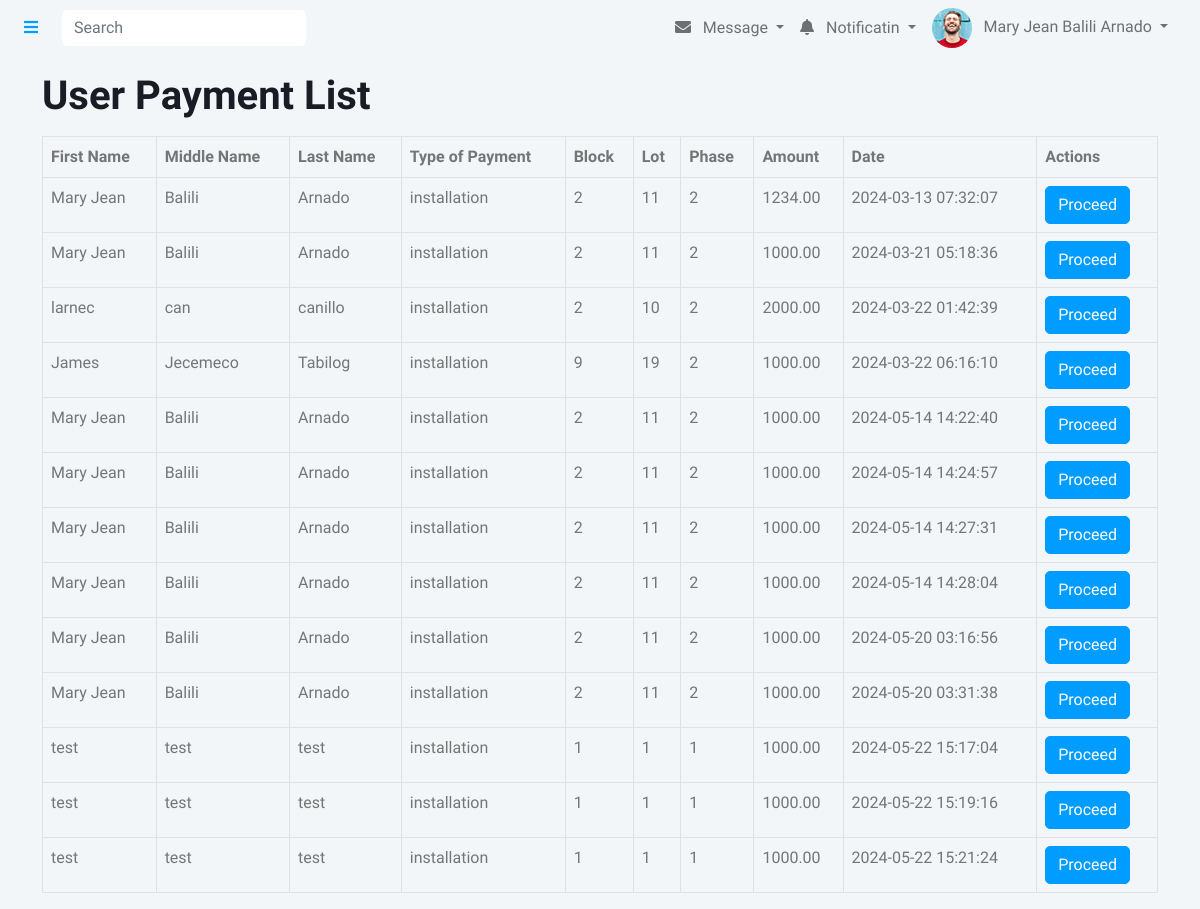
Screenshot of /userpaymentlist.php (signed in) with the database file from the repository.
### tables this page shows
CREATE TABLE `user` (
  `id` int(50) NOT NULL,
  `firstname` varchar(50) NOT NULL,
  `middlename` varchar(50) NOT NULL,
  `lastname` varchar(50) NOT NULL,
  `block` int(50) NOT NULL,
  `lot` int(50) NOT NULL,
  `phase` int(30) NOT NULL,
  `username` varchar(30) NOT NULL,
  `password` varchar(500) NOT NULL,
  `emailadd` varchar(50) NOT NULL,
  `phonenum` bigint(12) NOT NULL,
  `address` varchar(50) NOT NULL,
  `postalcode` int(50) NOT NULL,
  `usertype` varchar(50) NOT NULL,
  `photo` varchar(50) NOT NULL,
  `status` int(1) NOT NULL DEFAULT 0
);

CREATE TABLE `payment_services` (
  `id` int(11) UNSIGNED NOT NULL,
  `customer_id` int(255) NOT NULL,
  `bill_type` varchar(255) NOT NULL,
  `firstname` varchar(255) NOT NULL,
  `middlename` varchar(255) NOT NULL,
  `lastname` varchar(255) NOT NULL,
  `block` varchar(255) NOT NULL,
  `lot` varchar(255) NOT NULL,
  `phase` varchar(255) NOT NULL,
  `amount` decimal(10,2) NOT NULL,
  `real_timestamp` timestamp NOT NULL DEFAULT current_timestamp(),
  `status` int(1) NOT NULL DEFAULT 0,
  `mode_of_payment` varchar(50) DEFAULT NULL,
  `uploaded_image` varchar(255) DEFAULT NULL
);

### userpaymentlist.php (the view, shortened to what this page needs)
<?php
include('config.php');
	$result=$conn->query("SELECT * FROM user WHERE id='".$_SESSION['session_id']."'");
	$row = mysqli_fetch_array($result);
$sql = "SELECT * FROM payment_services";
$result = $conn->query($sql);
?>
<!DOCTYPE html>
<html lang="en">
<head>
<link href="https://cdnjs.cloudflare.com/ajax/libs/font-awesome/5.10.0/css/all.min.css" rel="stylesheet">
<link href="https://cdn.jsdelivr.net/npm/bootstrap-icons@1.4.1/font/bootstrap-icons.css" rel="stylesheet">
<link href="lib/owlcarousel/assets/owl.carousel.min.css" rel="stylesheet">
<link href="lib/tempusdominus/css/tempusdominus-bootstrap-4.min.css" rel="stylesheet" />
<link href="css/bootstrap.min.css" rel="stylesheet">
<link href="css/style.css" rel="stylesheet">
</head>
<body>
<?php include('includes/nav-admin.php');?>
<div class="container">
  <h1 class="my-3">User Payment List</h1>
  <table class="table table-bordered">
    <thead>
      <tr>
        <th>First Name</th>
        <th>Middle Name</th>
        <th>Last Name</th>
        <th>Type of Payment</th>
        <th>Block</th>
        <th>Lot</th>
        <th>Phase</th>
        <th>Amount</th>
        <th>Date</th>
        <th>Actions</th>
      </tr>
    </thead>
    <tbody>
    <?php while($row = $result->fetch_assoc()): ?>
      <?php if ($row['bill_type'] === 'installation'): ?>
        <tr>
          <td><?php echo $row['firstname']; ?></td>
          <td><?php echo $row['middlename']; ?></td>
          <td><?php echo $row['lastname']; ?></td>
          <td><?php echo $row['bill_type']; ?></td>
          <td><?php echo $row['block']; ?></td>
          <td><?php echo $row['lot']; ?></td>
          <td><?php echo $row['phase']; ?></td>
          <td><?php echo $row['amount']; ?></td>
          <td><?php echo $row['real_timestamp']; ?></td>
          <td>
            <a href="materials.php?id=<?php echo $row['customer_id']; ?>">
              <button class="btn btn-primary">Proceed</button>
            </a>
          </td>
        </tr>
      <?php endif; ?>
    <?php endwhile; ?>
    </tbody>
  </table>
</div>
</body>
</html>

### includes/nav-admin.php (shortened to what this page needs)
<nav class="navbar navbar-expand bg-light navbar-light sticky-top px-4 py-0">
                <a href="#" class="sidebar-toggler flex-shrink-0">
                    <i class="fa fa-bars"></i>
                </a>
                <form class="d-none d-md-flex ms-4">
                    <input class="form-control border-0" type="search" placeholder="Search">
                </form>
                <div class="navbar-nav align-items-center ms-auto">
                    <div class="nav-item dropdown">
                        <a href="#" class="nav-link dropdown-toggle" data-bs-toggle="dropdown">
                            <i class="fa fa-envelope me-lg-2"></i>
                            <span class="d-none d-lg-inline-flex">Message</span>
                        </a>
                    </div>
                    <div class="nav-item dropdown">
                        <a href="#" class="nav-link dropdown-toggle" data-bs-toggle="dropdown">
                            <i class="fa fa-bell me-lg-2"></i>
                            <span class="d-none d-lg-inline-flex">Notificatin</span>
                        </a>
                    </div>
                    <div class="nav-item dropdown">
                        <a href="#" class="nav-link dropdown-toggle" data-bs-toggle="dropdown">
                            <img class="rounded-circle me-lg-2" src="img/user.jpg" alt="" style="width: 40px; height: 40px;">
                            <span class="d-none d-lg-inline-flex"><?php echo $row['firstname'] . ' ' . $row['middlename'] . ' ' . $row['lastname']; ?></span>
                        </a>
                    </div>
                </div>
            </nav>

### css/style.css (style rules this page uses)
:root { --primary: #009CFF; --light: #F3F6F9; --dark: #191C24; }
.btn { transition: .5s; }
.btn.btn-primary { color: #FFFFFF; }

### rows the page displays
user: firstname "Mary Jean", middlename "Balili", lastname "Arnado"
payment_services: firstname "Mary Jean", middlename "Balili", lastname "Arnado", bill_type "installation", block "2", lot "11", phase "2", amount "1234.00", real_timestamp "2024-03-13 07:32:07"
payment_services: firstname "Mary Jean", middlename "Balili", lastname "Arnado", bill_type "installation", block "2", lot "11", phase "2", amount "1000.00", real_timestamp "2024-03-21 05:18:36"
payment_services: firstname "larnec", middlename "can", lastname "canillo", bill_type "installation", block "2", lot "10", phase "2", amount "2000.00", real_timestamp "2024-03-22 01:42:39"
payment_services: firstname "James", middlename "Jecemeco", lastname "Tabilog", bill_type "installation", block "9", lot "19", phase "2", amount "1000.00", real_timestamp "2024-03-22 06:16:10"
payment_services: firstname "Mary Jean", middlename "Balili", lastname "Arnado", bill_type "installation", block "2", lot "11", phase "2", amount "1000.00", real_timestamp "2024-05-14 14:22:40"
payment_services: firstname "Mary Jean", middlename "Balili", lastname "Arnado", bill_type "installation", block "2", lot "11", phase "2", amount "1000.00", real_timestamp "2024-05-14 14:24:57"
payment_services: firstname "Mary Jean", middlename "Balili", lastname "Arnado", bill_type "installation", block "2", lot "11", phase "2", amount "1000.00", real_timestamp "2024-05-14 14:27:31"
payment_services: firstname "Mary Jean", middlename "Balili", lastname "Arnado", bill_type "installation", block "2", lot "11", phase "2", amount "1000.00", real_timestamp "2024-05-14 14:28:04"
payment_services: firstname "Mary Jean", middlename "Balili", lastname "Arnado", bill_type "installation", block "2", lot "11", phase "2", amount "1000.00", real_timestamp "2024-05-20 03:16:56"
payment_services: firstname "Mary Jean", middlename "Balili", lastname "Arnado", bill_type "installation", block "2", lot "11", phase "2", amount "1000.00", real_timestamp "2024-05-20 03:31:38"
payment_services: firstname "test", middlename "test", lastname "test", bill_type "installation", block "1", lot "1", phase "1", amount "1000.00", real_timestamp "2024-05-22 15:17:04"
payment_services: firstname "test", middlename "test", lastname "test", bill_type "installation", block "1", lot "1", phase "1", amount "1000.00", real_timestamp "2024-05-22 15:19:16"
payment_services: firstname "test", middlename "test", lastname "test", bill_type "installation", block "1", lot "1", phase "1", amount "1000.00", real_timestamp "2024-05-22 15:21:24"
